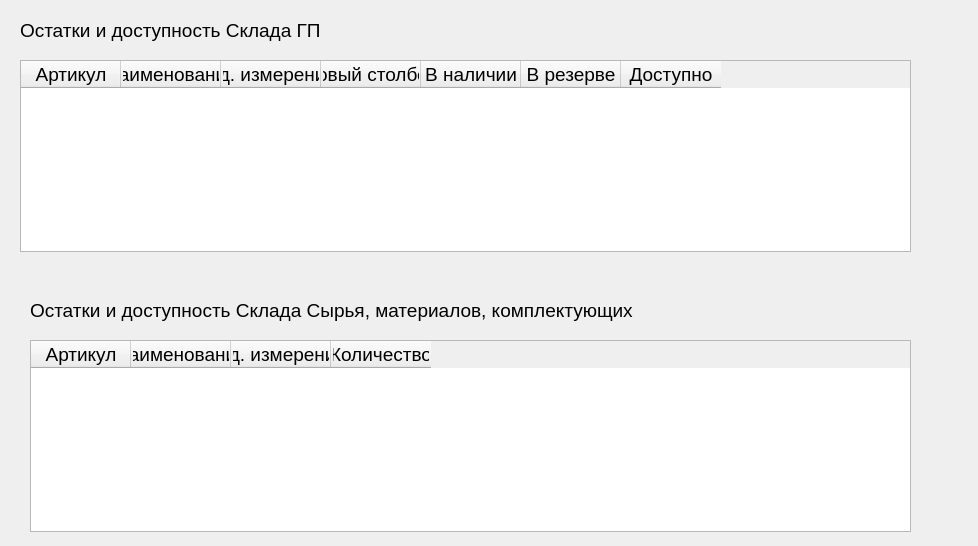
<?xml version="1.0" encoding="UTF-8"?>
<ui version="4.0">
 <class>InventoryBalances</class>
 <widget class="QWidget" name="InventoryBalances">
  <property name="geometry">
   <rect>
    <x>0</x>
    <y>0</y>
    <width>978</width>
    <height>546</height>
   </rect>
  </property>
  <property name="font">
   <font>
    <pointsize>14</pointsize>
   </font>
  </property>
  <property name="windowTitle">
   <string>Складские остатки</string>
  </property>
  <widget class="QTableWidget" name="tableWidget_products">
   <property name="geometry">
    <rect>
     <x>20</x>
     <y>60</y>
     <width>891</width>
     <height>192</height>
    </rect>
   </property>
   <column>
    <property name="text">
     <string>Артикул</string>
    </property>
   </column>
   <column>
    <property name="text">
     <string>Наименование</string>
    </property>
   </column>
   <column>
    <property name="text">
     <string>Ед. измерения</string>
    </property>
   </column>
   <column>
    <property name="text">
     <string>Новый столбец</string>
    </property>
   </column>
   <column>
    <property name="text">
     <string>В наличии</string>
    </property>
   </column>
   <column>
    <property name="text">
     <string>В резерве</string>
    </property>
   </column>
   <column>
    <property name="text">
     <string>Доступно</string>
    </property>
   </column>
  </widget>
  <widget class="QLabel" name="label">
   <property name="geometry">
    <rect>
     <x>20</x>
     <y>15</y>
     <width>371</width>
     <height>31</height>
    </rect>
   </property>
   <property name="text">
    <string>Остатки и доступность Склада ГП</string>
   </property>
  </widget>
  <widget class="QLabel" name="label_2">
   <property name="geometry">
    <rect>
     <x>30</x>
     <y>295</y>
     <width>731</width>
     <height>31</height>
    </rect>
   </property>
   <property name="text">
    <string>Остатки и доступность Склада Сырья, материалов, комплектующих</string>
   </property>
  </widget>
  <widget class="QTableWidget" name="tableWidget_material">
   <property name="geometry">
    <rect>
     <x>30</x>
     <y>340</y>
     <width>881</width>
     <height>192</height>
    </rect>
   </property>
   <column>
    <property name="text">
     <string>Артикул</string>
    </property>
   </column>
   <column>
    <property name="text">
     <string>Наименование</string>
    </property>
   </column>
   <column>
    <property name="text">
     <string>Ед. измерения</string>
    </property>
   </column>
   <column>
    <property name="text">
     <string>Количество</string>
    </property>
   </column>
  </widget>
 </widget>
 <resources/>
 <connections/>
</ui>
